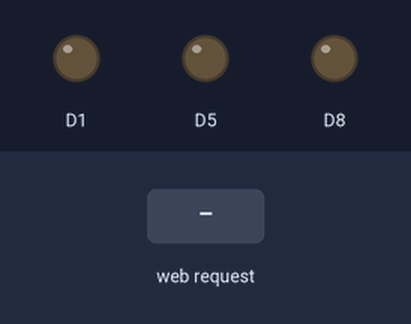
A sketch run on a simulated ESP8266 (NodeMCU). On the bench: output pins drawn as LEDs (lit = HIGH). Inputs (shaded band) come from the test bench. What the sketch prints to the serial monitor is not drawn.

Above: at 2.2 s.
2.3 s: HTTP request GET /green received
At 3.5 s:
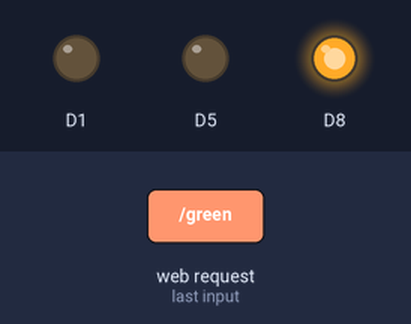
3.8 s: HTTP request GET /orange received
At 4.7 s:
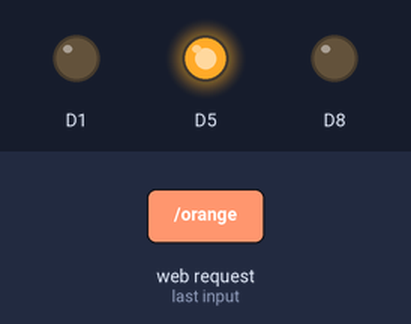
5.3 s: HTTP request GET /red received
At 5.9 s:
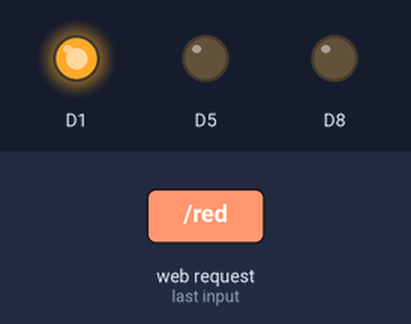
6.8 s: HTTP request GET / received
At 8.2 s:
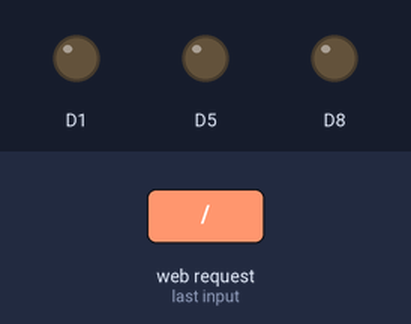
Timing chart, 0 to 9.3 s (numbered marks = the images above; inputs shaded):
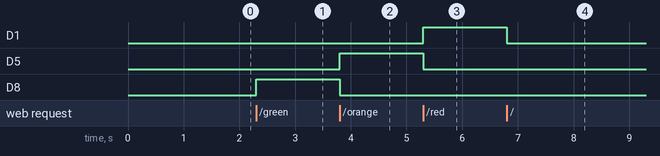

The sketch:

semaforoMovil.ino
```cpp
/* Este poryecto ha sido diseñado usando un ejemplo de codigo encontrado en internet
 *  a continución se presentan las licencias que expone el ejemplo inicial.
 */

/*
 * Copyright (c) 2015, Majenko Technologies
 * All rights reserved.
 *
 * Redistribution and use in source and binary forms, with or without modification,
 * are permitted provided that the following conditions are met:
 *
 * * Redistributions of source code must retain the above copyright notice, this
 *   list of conditions and the following disclaimer.
 *
 * * Redistributions in binary form must reproduce the above copyright notice, this
 *   list of conditions and the following disclaimer in the documentation and/or
 *   other materials provided with the distribution.
 *
 * * Neither the name of Majenko Technologies nor the names of its
 *   contributors may be used to endorse or promote products derived from
 *   this software without specific prior written permission.
 *
 * THIS SOFTWARE IS PROVIDED BY THE COPYRIGHT HOLDERS AND CONTRIBUTORS "AS IS" AND
 * ANY EXPRESS OR IMPLIED WARRANTIES, INCLUDING, BUT NOT LIMITED TO, THE IMPLIED
 * WARRANTIES OF MERCHANTABILITY AND FITNESS FOR A PARTICULAR PURPOSE ARE
 * DISCLAIMED. IN NO EVENT SHALL THE COPYRIGHT HOLDER OR CONTRIBUTORS BE LIABLE FOR
 * ANY DIRECT, INDIRECT, INCIDENTAL, SPECIAL, EXEMPLARY, OR CONSEQUENTIAL DAMAGES
 * (INCLUDING, BUT NOT LIMITED TO, PROCUREMENT OF SUBSTITUTE GOODS OR SERVICES;
 * LOSS OF USE, DATA, OR PROFITS; OR BUSINESS INTERRUPTION) HOWEVER CAUSED AND ON
 * ANY THEORY OF LIABILITY, WHETHER IN CONTRACT, STRICT LIABILITY, OR TORT
 * (INCLUDING NEGLIGENCE OR OTHERWISE) ARISING IN ANY WAY OUT OF THE USE OF THIS
 * SOFTWARE, EVEN IF ADVISED OF THE POSSIBILITY OF SUCH DAMAGE.
 */

/* Create a WiFi access point and provide a web server on it. */

#include <ESP8266WiFi.h>
#include <WiFiClient.h>
#include <ESP8266WebServer.h>

/* Set these to your desired credentials. */
const char *ssid = "TallerIoTSemaforo";

ESP8266WebServer server(80);


void apagarLuces() {
  // Me aseguro de apagar todos los leds
  digitalWrite(D8,LOW);
  digitalWrite(D5,LOW);
  digitalWrite(D1,LOW);
}

/* Just a little test message.  Go to http://192.168.4.1 in a web browser
 * connected to this access point to see it.
 */
void paginaPrincipal() {
  // Me aseguro de apagar todos los leds
  digitalWrite(D8,LOW);
  digitalWrite(D5,LOW);
  digitalWrite(D1,LOW);
  const char webpage[]="<!DOCTYPE html><html><head><title> IoT Semaforo</title><style>      .lightItem {border: 2px solid #a1a1a1;width: 96px;background: white;height: 96px;border-radius: 50px;margin: 5px auto;}     .trafficLight{border: 2px solid #a1a1a1;width: 120px;background: darkgreen;height: auto;margin: 5px auto 0px auto;}     .trafficLightPost{border: 2px solid #a1a1a1;width: 20px;background: darkgreen;height: 180px;text-align: center;margin: 0px auto;}     #offButton{border: 1px solid #a1a1a1;width: 30px;background: gray;height: 20px;text-align: center;}</style><script>     var xmlhttp = new XMLHttpRequest();function apagarLuces(){document.getElementById(\"red\").style.background=\"white\";document.getElementById(\"orange\").style.background=\"white\";document.getElementById(\"green\").style.background=\"white\";xmlhttp.open(\"GET\", \"off\", true);xmlhttp.send();}     function change(color,element){document.getElementById(\"red\").style.background=\"white\";document.getElementById(\"orange\").style.background=\"white\";document.getElementById(\"green\").style.background=\"white\";element.style.background=color;xmlhttp.open(\"GET\", color, true);xmlhttp.send();}</script></head><body><div id=\"offButton\" onclick=\"apagarLuces();\">Off</div><div class=\"trafficLight\">  <div class=\"lightItem\" id=\"red\" onclick=\"change('red',this);\"></div>  <div class=\"lightItem\" id=\"orange\" onclick=\"change('orange',this);\"></div>  <div class=\"lightItem\" id=\"green\" onclick=\"change('green',this);\"></div></div><div class=\"trafficLightPost\"></div></body></html>";
  server.send(200, "text/html",webpage);
  /* Webpage
<!DOCTYPE html>
<html>
  <head>
    <title> IoT Semaforo </title>
    <style>
      .lightItem {
        border: 2px solid #a1a1a1;
        width: 46px;
        background: white;
        height: 46px;
        border-radius: 25px;
        margin: 5px auto;
      }

      .trafficLight{
        border: 2px solid #a1a1a1;
        width: 60px;
        background: darkgreen;
        height: auto;
        margin: 5px auto 0px auto;
      }

      .trafficLightPost{
        border: 2px solid #a1a1a1;
        width: 10px;
        background: darkgreen;
        height: 180px;
        text-align: center;
        margin: 0px auto;
      }

      #offButton{
        border: 1px solid #a1a1a1;
        width: 30px;
        background: gray;
        height: 20px;
        text-align: center;
      }
    </style>
    <script>
      var xmlhttp = new XMLHttpRequest();

      function apagarLuces(){
        document.getElementById("red").style.background="white";
        document.getElementById("orange").style.background="white";
        document.getElementById("green").style.background="white";
        xmlhttp.open("GET", "off", true);
        xmlhttp.send();
      }

      function change(color,element){
        document.getElementById("red").style.background="white";
        document.getElementById("orange").style.background="white";
        document.getElementById("green").style.background="white";
        element.style.background=color;
        xmlhttp.open("GET", color, true);
        xmlhttp.send();
      }

    </script>
  </head>
  <body>
    <div id="offButton" onclick="apagarLuces();">Off</div>
    <div class="trafficLight">
      <div class="lightItem" id="red" onclick="change('red',this);"></div>
      <div class="lightItem" id="orange" onclick="change('orange',this);"></div>
      <div class="lightItem" id="green" onclick="change('green',this);"></div>
    </div>
    <div class="trafficLightPost">
    </div>
  </body>
</html>
 */
}

void encenderVerde() {
  // Me aseguro de apagar todos los leds
  digitalWrite(D8,LOW);
  digitalWrite(D5,LOW);
  digitalWrite(D1,LOW);
  // Indica que se envie la señal de voltaje baja de 0 voltios en el pin D8
  // Es decir, encender Led Verde
  digitalWrite(D8,HIGH);
}

void encenderAmbar() {
  // Me aseguro de apagar todos los leds
  digitalWrite(D8,LOW);
  digitalWrite(D5,LOW);
  digitalWrite(D1,LOW);
  // Indica que se envie la señal de voltaje baja de 0 voltios en el pin D5
  // Es decir, encender Led Ambar
  digitalWrite(D5,HIGH);
}

void encenderRojo() {
  // Me aseguro de apagar todos los leds
  digitalWrite(D8,LOW);
  digitalWrite(D5,LOW);
  digitalWrite(D1,LOW);
  // Indica que se envie la señal de voltaje baja de 0 voltios en el pin D5
  // Es decir, encender Led Rojo
  digitalWrite(D1,HIGH);
}

void setup() {
	delay(1000);
	Serial.begin(115200);
	Serial.println();
	Serial.print("Configurando Punto de Acceso...");
	/* Si se desea poner contraseña se ha de indicar con un segundo argumento */
	WiFi.softAP(ssid);

	IPAddress myIP = WiFi.softAPIP();
	Serial.print("Direccion IP del punto de acceso: ");
	Serial.println(myIP);
	server.on("/", paginaPrincipal);
  server.on("/green", encenderVerde);
  server.on("/orange", encenderAmbar);
  server.on("/red", encenderRojo);
  server.on("/off", apagarLuces);
	server.begin();
	Serial.println("Servidor de HTTP iniciado (Servidor de paginas webs)");

  // Indica la configuración de pines que se utilizarán
  // Indica que el pin D1 será de salida (Led rojo)
  pinMode(D1,OUTPUT);
  // Indica que el pin D5 será de salida (Led ambar)
  pinMode(D5,OUTPUT);
  // Indica que el pin D8 será de salida (Led verde)
  pinMode(D8,OUTPUT);
}

void loop() {
	server.handleClient();
}
```

Measured:
- after the input at 2.3 s, D8: LOW → HIGH at once
- after the input at 3.8 s, D5: LOW → HIGH at once; D8: HIGH → LOW at once
- after the input at 5.3 s, D1: LOW → HIGH at once; D5: HIGH → LOW at once
- after the input at 6.8 s, D1: HIGH → LOW at once
